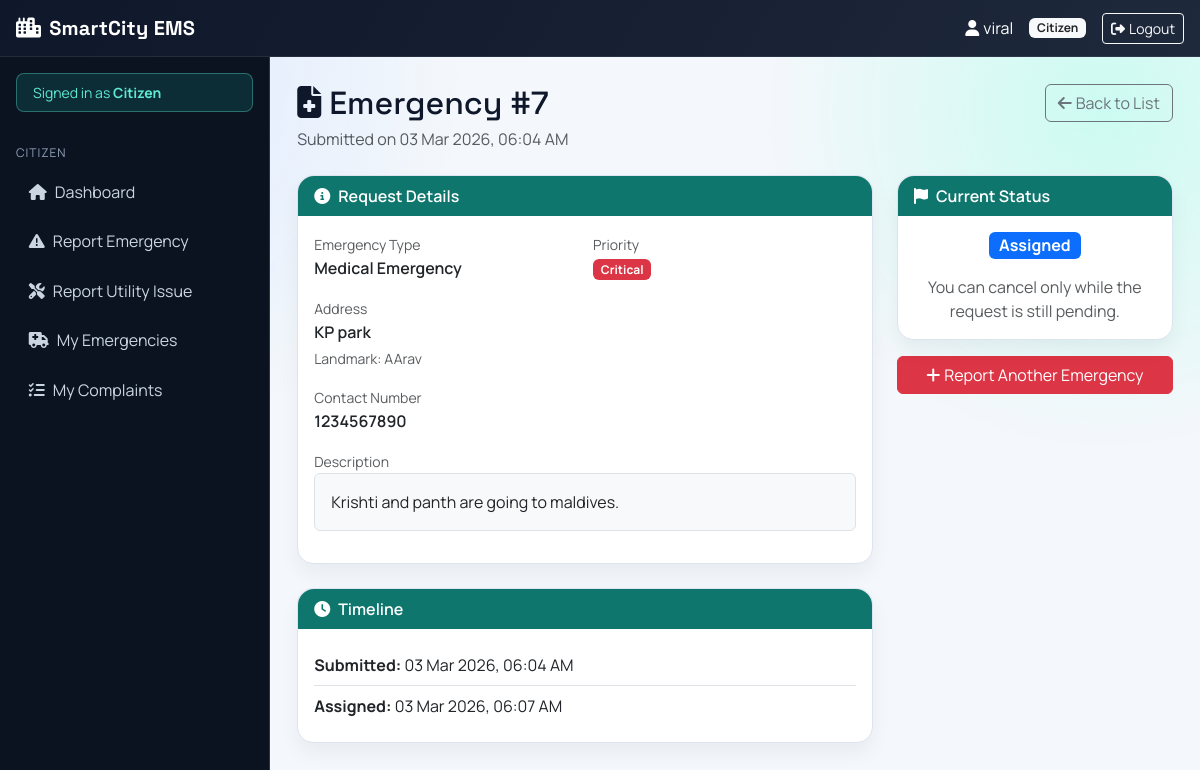
/emergency/detail/7/ (signed in), run on an earlier commit of the app's database.
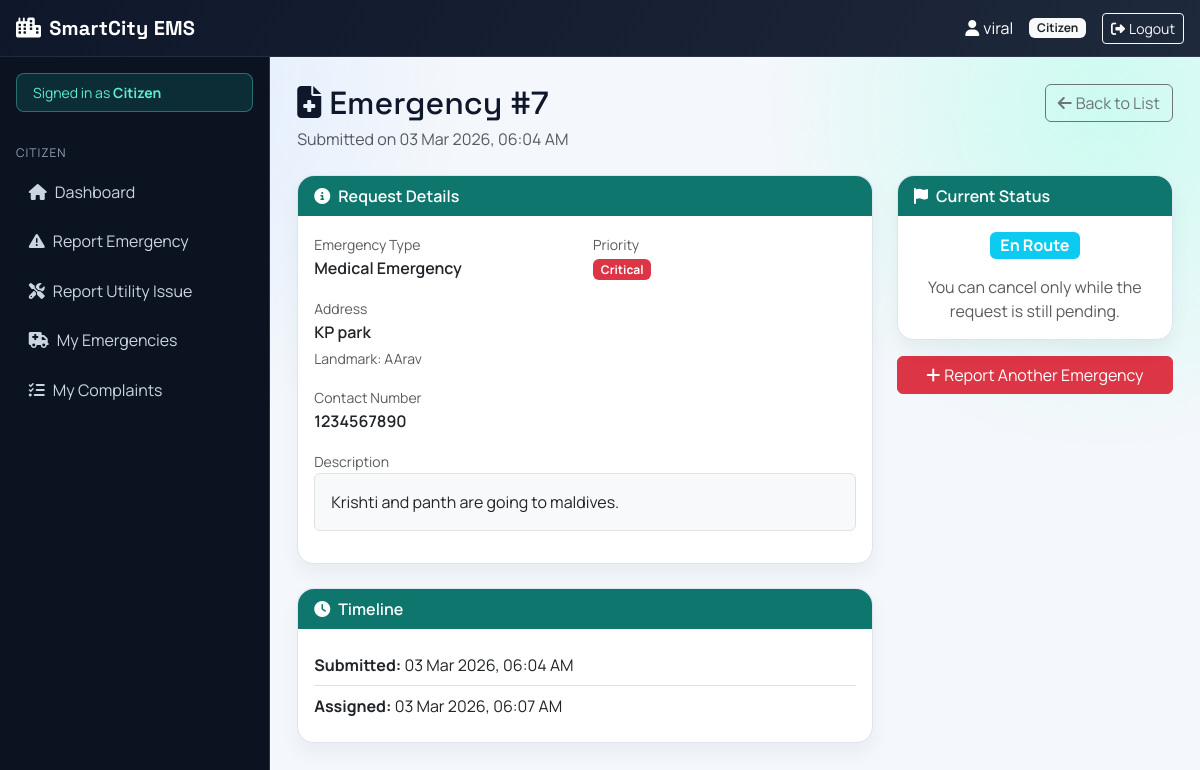
And on a later commit of the database.
### emergency/views.py (the view)
# urls.py: path('detail/<int:request_id>/', views.emergency_detail, name='detail'),
@login_required
def emergency_detail(request, request_id):
    emergency = get_object_or_404(EmergencyRequest.objects.select_related('emergency_type', 'citizen'), id=request_id)
    if request.user.role != 'citizen' or emergency.citizen != request.user:
        if request.user.role not in ['emergency_operator', 'government_authority']:
            messages.error(request, 'Access denied.')
            return redirect('dashboard:dashboard')
    can_cancel = (
        request.user.role == 'citizen'
        and emergency.citizen_id == request.user.id
        and emergency.status == 'pending'
    )
    return render(
        request,
        'emergency/emergency_detail.html',
        {
            'emergency': emergency,
            'can_cancel': can_cancel,
        },
    )

### templates/emergency/emergency_detail.html (shortened to what this page needs)
{% extends 'dashboard/base_dashboard.html' %}
{% block dashboard_content %}
<div class="d-flex flex-wrap justify-content-between align-items-start mb-4 gap-2">
  <div>
    <h2 class="mb-1"><i class="fas fa-file-medical me-2"></i>Emergency #{{ emergency.id }}</h2>
    <p class="text-muted mb-0">Submitted on {{ emergency.created_at|date:"d M Y, h:i A" }}</p>
  </div>
  <a href="{% url 'emergency:my_requests' %}" class="btn btn-outline-secondary">
    <i class="fas fa-arrow-left me-1"></i>Back to List
  </a>
</div>
<div class="row g-4">
  <div class="col-lg-8">
    <div class="card">
      <div class="card-header"><i class="fas fa-circle-info me-2"></i>Request Details</div>
      <div class="card-body">
        <div class="row g-3 mb-3">
          <div class="col-md-6">
            <label class="text-muted small">Emergency Type</label>
            <div class="fw-semibold">{{ emergency.emergency_type.name }}</div>
          </div>
          <div class="col-md-6">
            <label class="text-muted small">Priority</label>
            <div>
              {% if emergency.priority == 'critical' %}<span class="badge bg-danger">Critical</span>{% endif %}
            </div>
          </div>
        </div>
        <div class="mb-3">
          <label class="text-muted small">Address</label>
          <div class="fw-semibold">{{ emergency.address }}</div>
          {% if emergency.landmark %}<div class="text-muted small mt-1">Landmark: {{ emergency.landmark }}</div>{% endif %}
        </div>
        <div class="mb-3">
          <label class="text-muted small">Contact Number</label>
          <div class="fw-semibold">{{ emergency.contact_number }}</div>
        </div>
        <div class="mb-3">
          <label class="text-muted small">Description</label>
          <div class="border rounded p-3 bg-light">{{ emergency.description }}</div>
        </div>
      </div>
    </div>
    <div class="card mt-4">
      <div class="card-header"><i class="fas fa-clock me-2"></i>Timeline</div>
      <div class="card-body">
        <ul class="list-group list-group-flush">
          <li class="list-group-item px-0"><strong>Submitted:</strong> {{ emergency.created_at|date:"d M Y, h:i A" }}</li>
          {% if emergency.assigned_at %}
          <li class="list-group-item px-0"><strong>Assigned:</strong> {{ emergency.assigned_at|date:"d M Y, h:i A" }}</li>
          {% endif %}
        </ul>
      </div>
    </div>
  </div>
  <div class="col-lg-4">
    <div class="card">
      <div class="card-header"><i class="fas fa-flag me-2"></i>Current Status</div>
      <div class="card-body text-center">
        {% if emergency.status == 'assigned' %}<span class="badge bg-primary fs-6">Assigned</span>{% endif %}
        {% if emergency.status == 'en_route' %}<span class="badge bg-info fs-6">En Route</span>{% endif %}
        <p class="text-muted mt-3 mb-0">You can cancel only while the request is still pending.</p>
      </div>
    </div>
    <div class="d-grid gap-2 mt-3">
      <a href="{% url 'emergency:report_emergency' %}" class="btn btn-danger">
        <i class="fas fa-plus me-1"></i>Report Another Emergency
      </a>
    </div>
  </div>
</div>
{% endblock %}

What changed in the data, as far as the page shows it:
changed EmergencyRequest "KP park": status "assigned" → "en_route" (drawn)
Also different on the page:
text no longer shown: "Assigned"
text now shown: "En Route"
